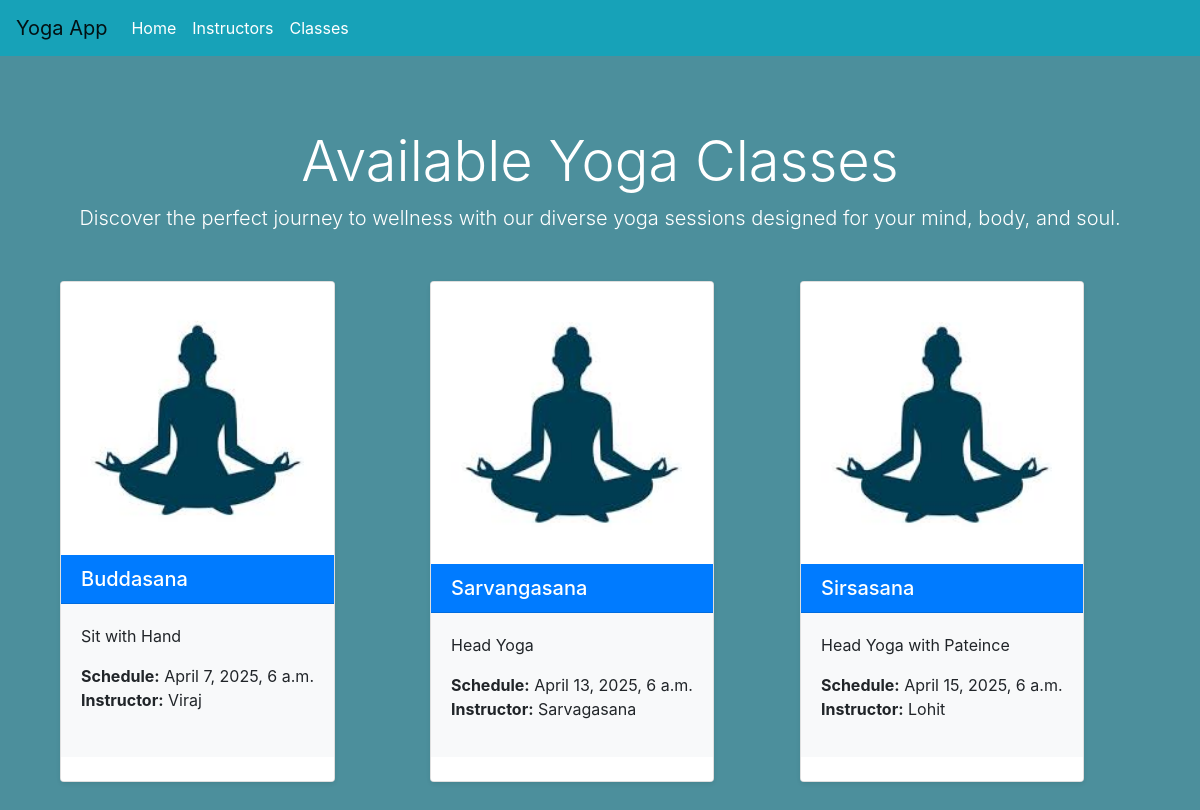
/classes/, run on the app's committed database.
### yoga/models.py (models this page shows, shortened)
class YogaClass(models.Model):
    title = models.CharField(max_length=200)
    description = models.TextField(blank=True, null=True)
    schedule = models.DateTimeField()
    instructor = models.ForeignKey(Instructor, on_delete=models.CASCADE, related_name='classes')

class Instructor(models.Model):
    name = models.CharField(max_length=100)
    bio = models.TextField(blank=True, null=True)
    email = models.EmailField(blank=True, null=True)

### yoga/views.py (the view)
# urls.py: path('classes/', views.yoga_classes, name='yoga_classes'),
def yoga_classes(request):
    classes = YogaClass.objects.all().order_by('schedule')
    return render(request, 'yoga/classes.html', {'classes': classes})

### yoga/templates/yoga/classes.html (shortened to what this page needs)
{% extends 'yoga/base.html' %}
{% block content %}
<div class="container py-5">
  <div class="text-center mb-5">
    <h1 class="display-4 text-white">Available Yoga Classes</h1>
    <p class="lead text-white">
      Discover the perfect journey to wellness with our diverse yoga sessions designed for your mind, body, and soul.
    </p>
  </div>
  <div class="row">
    {% for class in classes %}
    <div class="col-md-4 d-flex align-items-stretch">
      <div class="card mb-4 shadow-sm">
        {% if class.image %}
          <img src="{{ class.image.url }}" class="card-img-top" alt="{{ class.title }}">
        {% else %}
          <img class="card-img-top" alt="Yoga Class">
        {% endif %}
        <div class="card-header bg-primary text-white">
          <h5 class="mb-0">{{ class.title }}</h5>
        </div>
        <div class="card-body bg-light">
          <p class="card-text">{{ class.description|default:"No description provided." }}</p>
          <ul class="list-unstyled">
            <li><strong>Schedule:</strong> {{ class.schedule }}</li>
            <li><strong>Instructor:</strong> {{ class.instructor.name }}</li>
          </ul>
        </div>
        <div class="card-footer bg-white border-top-0">
            </div>
      </div>
    </div>
    {% endfor %}
  </div>
</div>
{% endblock %}

### yoga/templates/yoga/base.html (shortened to what this page needs)
<!DOCTYPE html>
<html>
<head>
    <link rel="stylesheet" href="https://stackpath.bootstrapcdn.com/bootstrap/4.5.2/css/bootstrap.min.css">
</head>
<body>
    <nav class="navbar navbar-expand-lg navbar-light bg-info ">
        <a class="navbar-brand" href="/">Yoga App</a>
        <div class="collapse navbar-collapse">
            <ul class="navbar-nav mr-auto">
                <li class="nav-item"><a class="nav-link text-white" href="{% url 'home' %}">Home</a></li>
                <li class="nav-item"><a class="nav-link text-white" href="{% url 'instructors' %}">Instructors</a></li>
                <li class="nav-item"><a class="nav-link text-white" href="{% url 'yoga_classes' %}">Classes</a></li>
            </ul>
        </div>
    </nav>
    <div class="container mt-4">
        {% block content %}
        {% endblock %}
    </div>
</body>
</html>

### yoga/templates/yoga/classes.html (style rules this page uses)
body { background-color: #4c8f9c; }

### data on the page
YogaClass: title "Buddasana", description "Sit with Hand", schedule "April 7, 2025, 6 a.m.", instructor.name "Viraj"
YogaClass: title "Sarvangasana", description "Head Yoga", schedule "April 13, 2025, 6 a.m.", instructor.name "Sarvagasana"
YogaClass: title "Sirsasana", description "Head Yoga with Pateince", schedule "April 15, 2025, 6 a.m.", instructor.name "Lohit"
